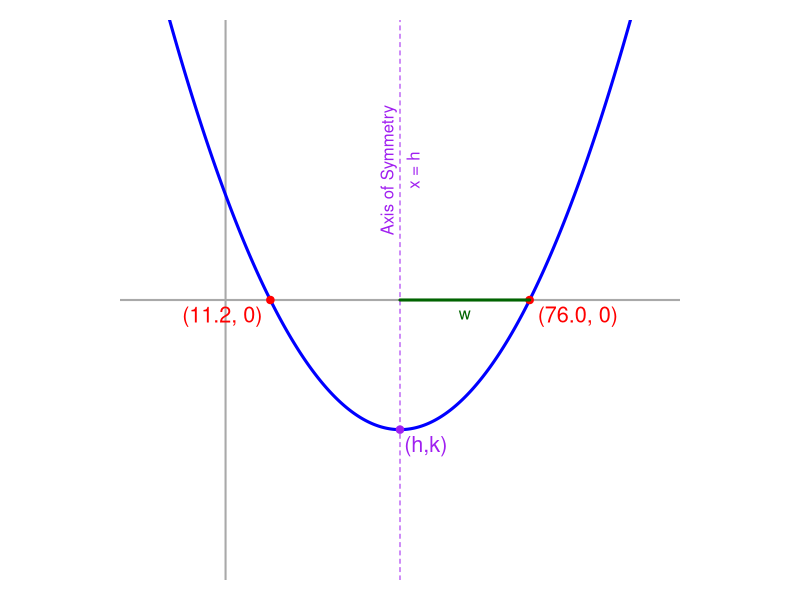

Reproduce this figure in R.
## ---- chunk 1

while(T){
    roots = round(sort(runif(2,10,90)),1)
    wid = (roots[2]-roots[1])/2
    k = -abs(wid)
    h = mean(roots)
    r = roots[1]
    s = roots[2]
    if(abs(diff(roots))>10 && h-2*wid<0){break}
}


# # y = a*(x-h)^2+k
# # y = ax^2 - 2ahx + ah^2+k
# 
# # y = a(x-r)(x-s)
# # y = a(x^2-(r+s)x+rs)
# # y = ax^2 - a(r+s)x + ars
# 
# # ah^2+k = ars
# # a = -k/(h^2-rs)
# # a = k/(rs-h^2)

a = k/(r*s-h^2)
w = abs(s-r)/2
## ---- chunk 2
par(mar=c(1,1,1,1),pty="s")
plot(0,0,"n",xlim=c(h-2*wid,h+2*wid),ylim=c(-2*wid,2*wid),axes=F,ann=F)

abline(h=0,lwd=2,col="darkgrey")
abline(v=0,lwd=2,col="darkgrey")

x = seq(h-2*wid,h+2*wid,wid/100)
y = a*(x-h)^2+k

lines(x,y,col="blue",lwd=3)
points(roots,c(0,0),col="red",pch=19)
text(roots[1],0,paste0("(",sprintf("%0.1f",roots[1]),", 0)"),col="red",adj=c(1.1,1.4),cex=1.3)
text(roots[2],0,paste0("(",sprintf("%0.1f",roots[2]),", 0)"),col="red",adj=c(-0.1,1.4),cex=1.3)

abline(v=h,lty=2,col="purple")
text(h,wid,"Axis of Symmetry",srt=90,col="purple",adj=c(0.5,-0.5))
text(h,wid,"x = h",srt=90,col="purple",adj=c(0.5,1.5))

points(h,k,col="purple",pch=19)
text(h,k,"(h,k)",adj=c(-0.1,1.4),col="purple",cex=1.3)

lines(c(h,roots[2]),c(0,0),col="darkgreen",lwd=3)
text(mean(c(h,roots[2])),0,"w",col="darkgreen",adj=c(0.5,0.5+sign(a)))
